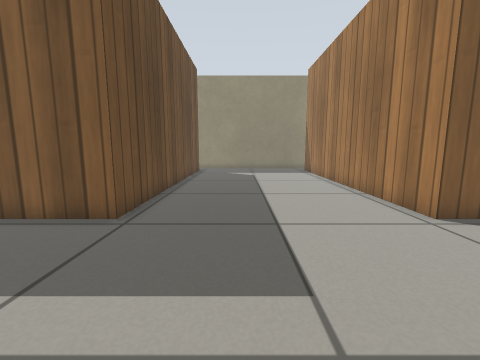
View 1 (above)

21 first-person views from a walk through a world built for the Gazebo simulator. The camera is 0.5 m above the floor, tilts 8° down and sees 90° across. The floor is counted in squares, 0.25 m on a side. Each view is taken from the middle of a square. On the plan, view 1 faces up. The plan holds only what a view shows up to about 15 squares ahead; the rest is blank. The place goes on beyond the plan. Simple patterns stand in for the simulator's built-in surfaces.

View 2
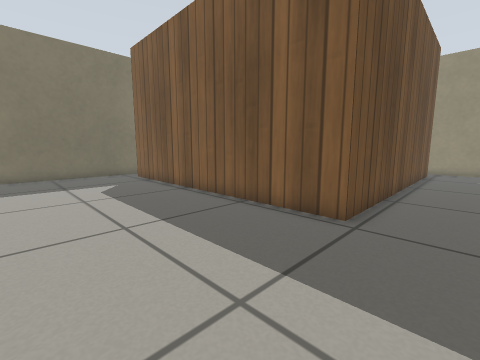

View 3
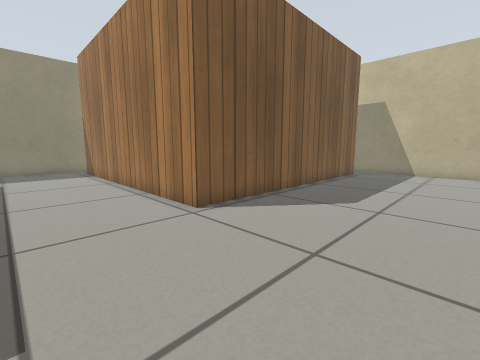

View 4
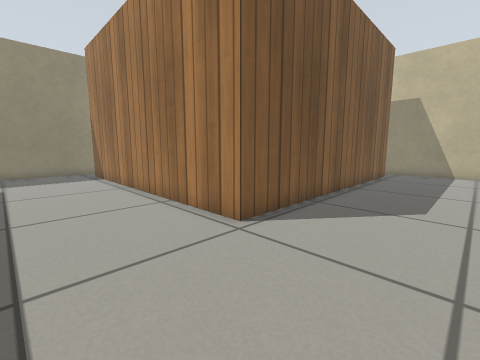

View 5
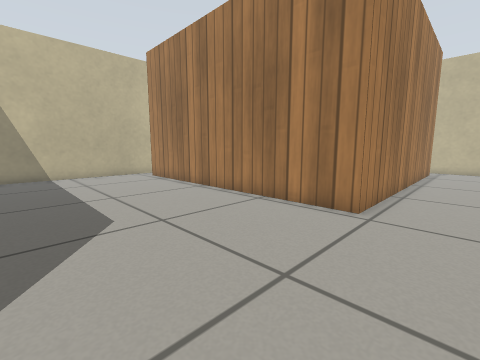

View 6
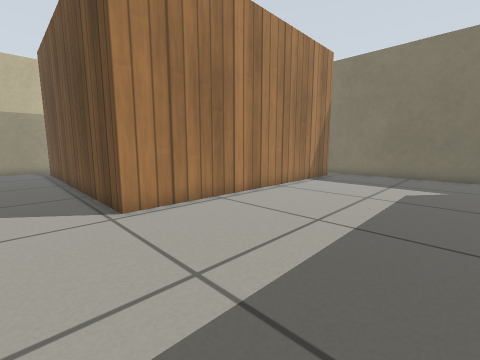

View 7
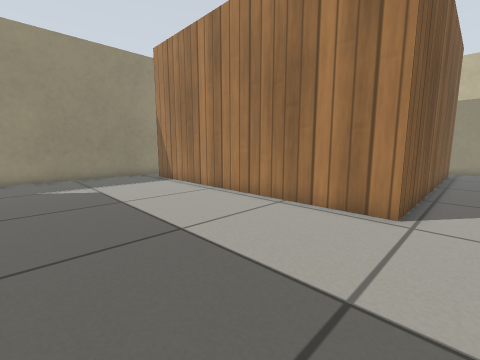

View 8
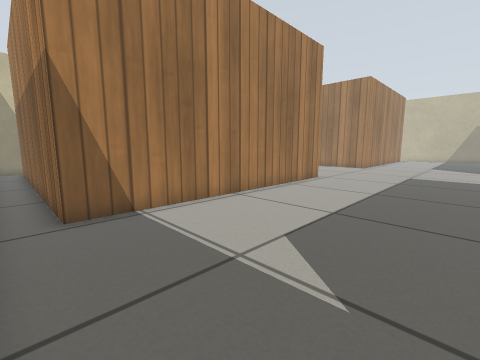

View 9
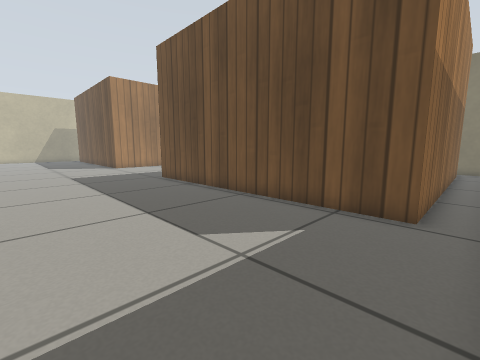

View 10
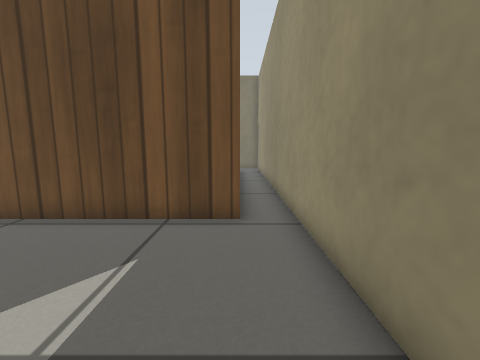

View 11
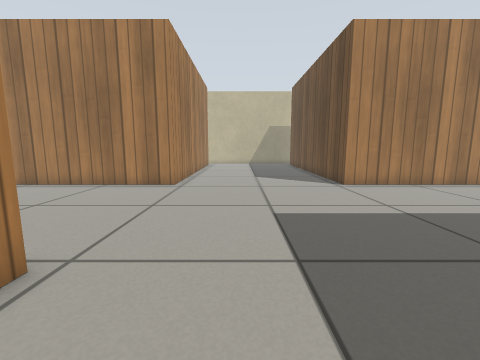

View 12
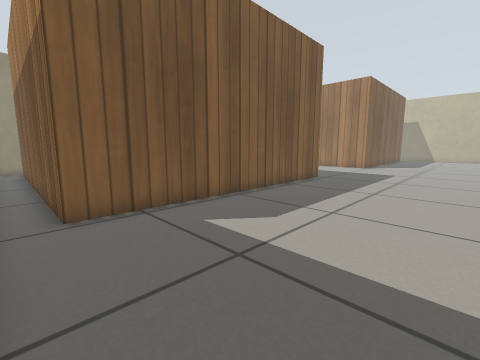

View 13
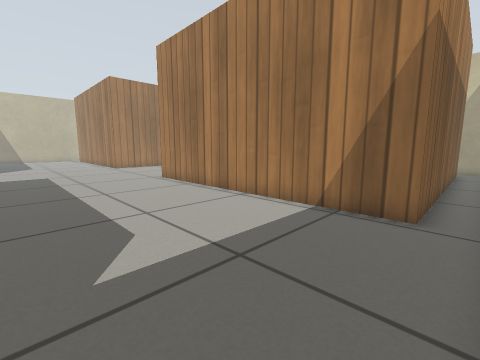

View 14
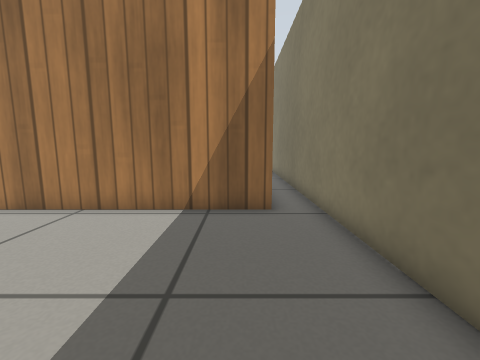

View 15
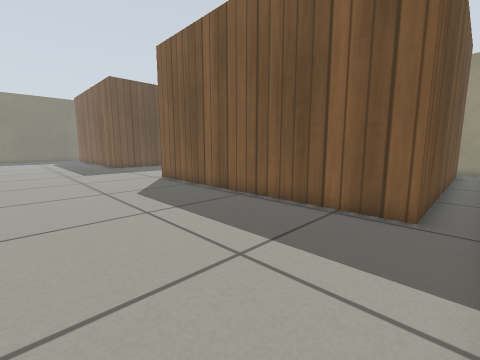

View 16
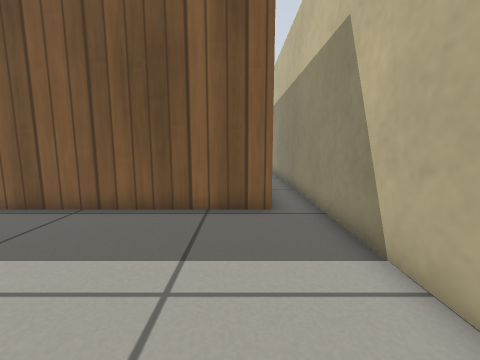

View 17
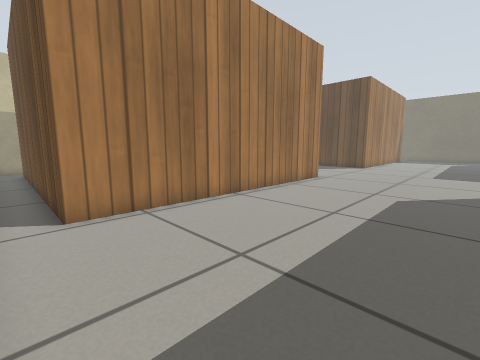

View 18
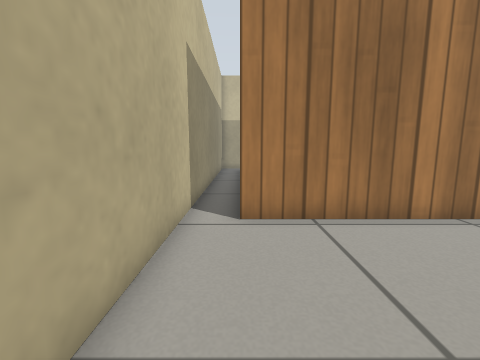

View 19
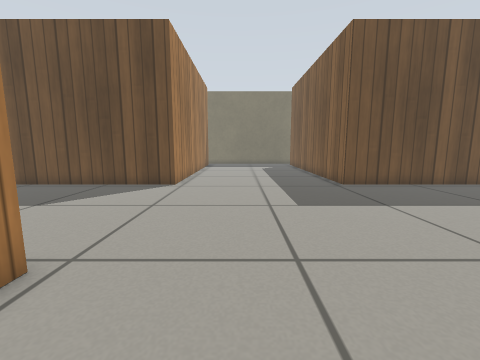

View 20
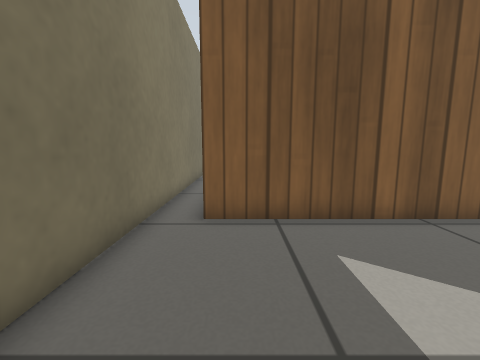

View 21
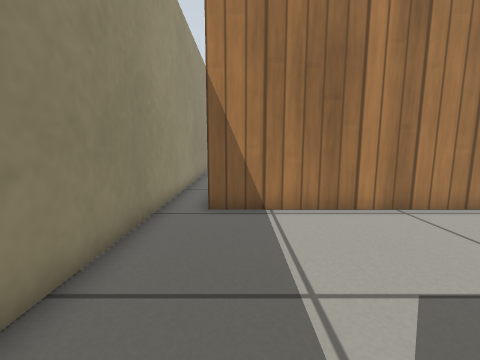

### Floor plan
Key: @ floor where view 1 was taken; # wall or solid block; . floor; B wooden box.
Columns run from 19 left of view 1 to 21 right of it. Each row starts with its distance up from view 1.
 22        ###########################
 21    ...................................
 20   BBBBBBBBBBBBBBB.......BBBBBBBBBBBBBBB
 19  .B             B.......B             B.
 18  .B             B.......B             B.
 17  .B             B.......B             B.
 16 #.B             B.......B             B.
 15 #.B             B.......B             B.
 14 #.B             B.......B             B.#
 13 #.B             B.......B             B.#
 12 #.B             B.......B             B.#
 11 #.B             B.......B             B.#
 10 #.B             B.......B             B.#
  9 #.B             B.......B             B.#
  8 #.B             B.......B             B.#
  7 #.B            BB.......BB            B.#
  6 #.BBBBBBBBBBBBBB.........BBBBBBBBBBBBBB.#
  5 #.......................................#
  4 #.......................................#
  3 #.......................................#
  2 #.......................................#
  1 #.......................................#
  0 #..................@....................#
 -1 #.......................................#
 -2 #.BBBBBBBBBBBBBB.........BBBBBBBBBBBBBB.#
 -3 #.B            BB.......BB            B.#
 -4 #.B             B.......B             B.#
 -5 #.B             B.......B             B.#
 -6 #.B             B.......B             B.#

Positions as (right, up) in squares from view 1, and headings:
1: (0, 0), facing up
2: (-1, 0), facing up-left
3: (1, 0), facing up-right
4: (1, 2), facing up-right
5: (3, 5), facing down-right
6: (-1, 5), facing down-left
7: (-2, 5), facing up-right
8: (-2, 21), facing down-right
9: (4, 21), facing down-left
10: (3, 20), facing left
11: (2, 10), facing down
12: (-18, -1), facing up-right
13: (-18, 5), facing down-right
14: (-16, 5), facing down
15: (20, -1), facing up-left
16: (18, -1), facing up
17: (20, 5), facing down-left
18: (19, 4), facing down
19: (9, 1), facing left
20: (-16, 0), facing up
21: (-2, 19), facing right
